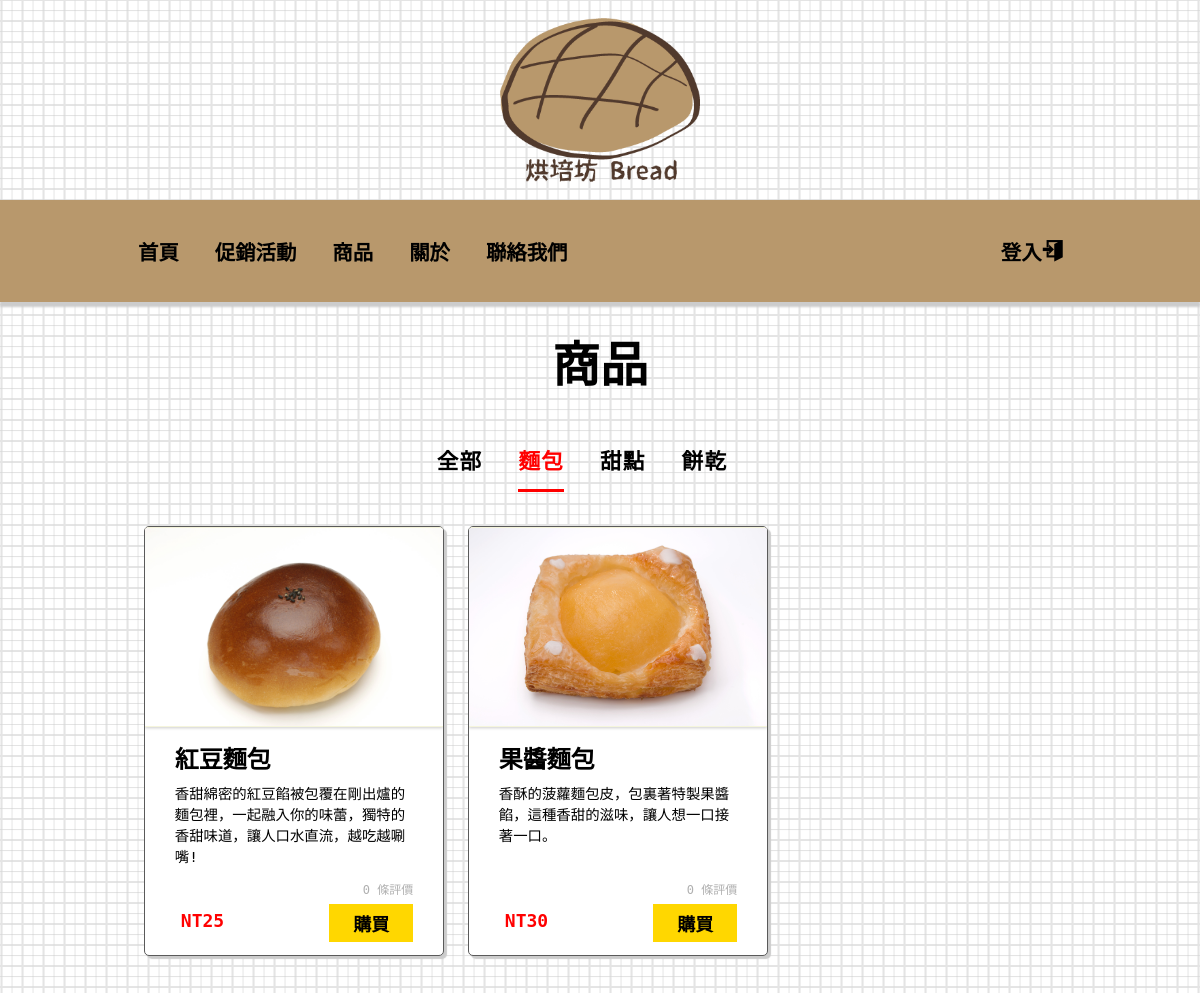
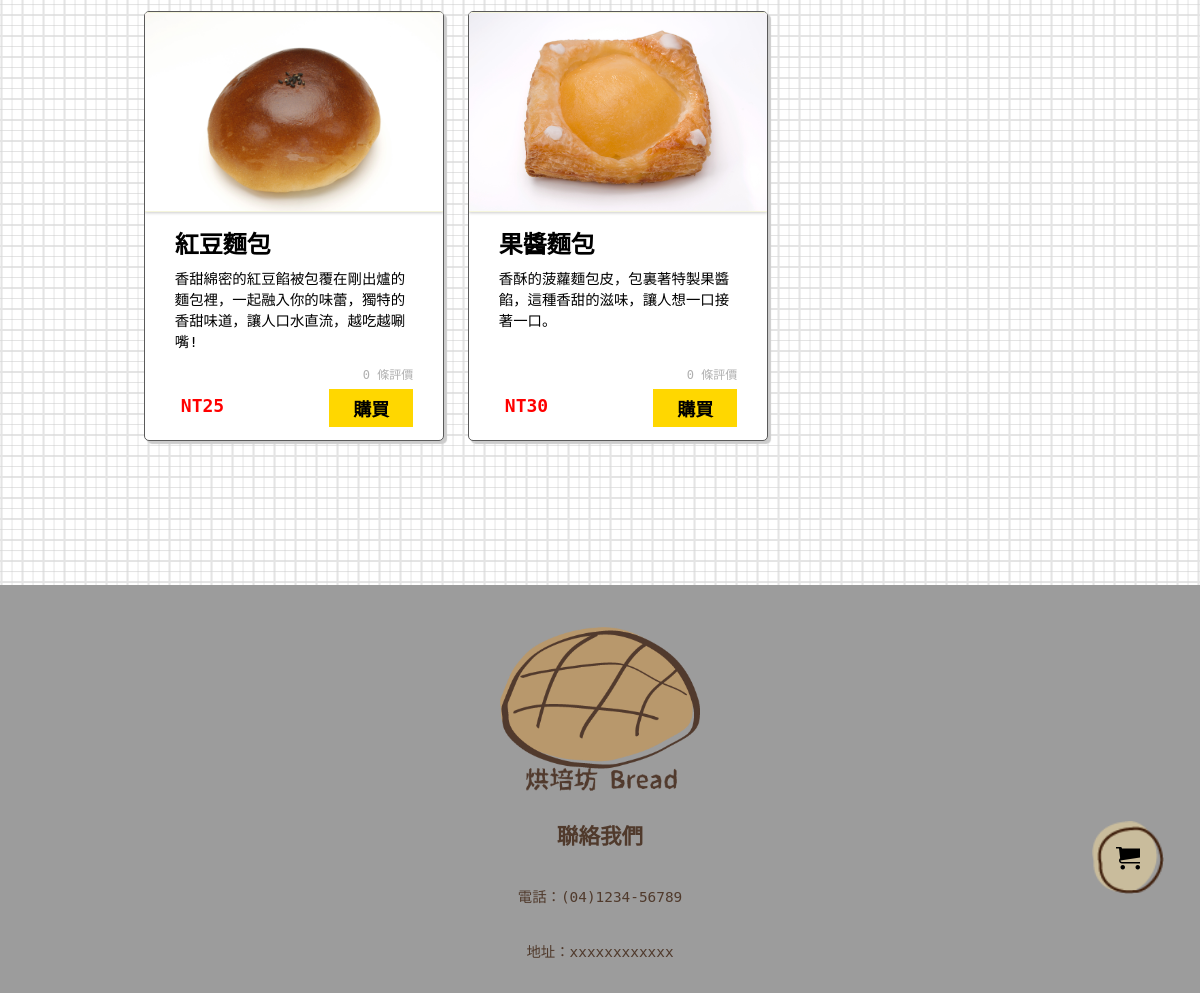
The app's page /produce?p=bread with its own data (2 pictures, top to bottom).
### tables this page shows
CREATE TABLE `produce` (
  `ID` int(11) NOT NULL,
  `pName` varchar(21) NOT NULL,
  `pDescription` varchar(500) NOT NULL,
  `pReview` int(11) NOT NULL,
  `price` int(11) NOT NULL,
  `pIMG` varchar(100) NOT NULL,
  `kindNumber` int(11) NOT NULL
);

### core/controller.php (called while the page is built, shortened)
<?php
class Controller
{
  public function view2($view, $result2 = array())
  {
    require_once "views/header.php";
    require_once "views/$view.php";
    require_once "views/footer.php";
  }
}

### controllers/produceController.php (called while the page is built)
<?php
class ProduceController extends Controller
{
  public function produce($kind = 0)
  {
    $member = $this->member("produce");
    $result = $member->items($kind);
    $this->view2("produce", $result);
  }
}

### index.php (called while the page is built, shortened)
<?php
require_once "core/controller.php";
$app = new App();

### models/produce.php (called while the page is built, shortened)
<?php
class Produce
{
  private $dbhost = "localhost";
  private $dbuser = "root";
  private $dbpass = "";
  private $dbname = "breadstore";
  public $info = array();
  public function items($kind)
  {
    $dblink = new mysqli($this->dbhost, $this->dbuser, $this->dbpass, $this->dbname);
    $dblink->query("SET NAMES 'utf8'");
    $sql = $this->search($kind);
    $result = $dblink->query($sql);
    while ($row = $result->fetch_assoc()) {
      $this->info[] = $row;
    }
    return $this->info;
  }
  private function search($kind)
  {
    if ($kind != 0) {
      $sql = <<<msg
        select *
        from `produce`
        where `kindNumber`={$kind};
        msg;
    } else {
      $sql = <<<msg
        select *
        from `produce`;
        msg;
    }
    return $sql;
  }
}

### views/produce.php (the view, shortened to what this page needs)
<!DOCTYPE html>
<html lang="en">
<head>
  <link rel="stylesheet" href="css/produce.css">
</head>
<body>
  <main>
    <h1>商品</h1>
    <nav class="itemSort">
      <ul>
        <li><a href="produce" class=<?= (!isset($_GET["p"])) ? "current" : '' ?>>全部</a></li>
        <li><a href="produce?p=bread" class=<?= (isset($_GET["p"]) && $_GET["p"] == 'bread') ? "current" : '' ?>>麵包</a></li>
        <li><a href="produce?p=cake" class=<?= (isset($_GET["p"]) && $_GET["p"] == 'cake') ? "current" : '' ?>>甜點</a></li>
        <li><a href="produce?p=cookie" class=<?= (isset($_GET["p"]) && $_GET["p"] == 'cookie') ? "current" : '' ?>>餅乾</a></li>
      </ul>
    </nav>
    <article>
      <?php for ($i = 0; $i < count($result2); $i++) : ?>
        <section>
          <a href="detail?p=<?= $result2[$i]["ID"] ?>" class="card"></a>
          <div class="linkIcon">
            <ul>
            </ul>
          </div>
          <img src="<?= $result2[$i]["pIMG"] ?>">
          <div class="content">
            <h3><?= $result2[$i]["pName"] ?></h3>
            <p><?= $result2[$i]["pDescription"] ?></p>
            <div class="appraise"><?= $result2[$i]["pReview"] ?> 條評價</div>
            <div class="info">
              <span>NT<?= $result2[$i]["price"] ?></span>
              <a href="" class="buy">購買</a>
            </div>
          </div>
        </section>
      <?php endfor ?>
    </article>
  </main>
</body>
</html>

### css/common.css (style rules this page uses)
html { font-size: 12px; }
* { padding: 0; margin: 0; box-sizing: border-box; }
body { --color1: #503a2c; --color2: #b8986c; background: url(../img/gridBG.png) top center; }
a { text-decoration: none; color: black; }
li { list-style: none; }
img { vertical-align: middle; }
main { display: flex; flex-direction: column; padding: 0 10vw; margin-top: 2rem; }

### css/produce.css (style rules this page uses)
main { align-items: center; }
h1 { font: 900 4rem "monospace", "sans-serif"; }
.itemSort, article { width: 100%; margin-top: 3.5%; }
.itemSort ul { display: flex; justify-content: center; }
.itemSort li { margin-right: 3rem; }
.itemSort ul li a { display: block; padding: 1.2rem 0; font: 600 1.8rem "monospace", "sans-serif"; letter-spacing: 0.1rem; }
.current { color: red; border-bottom: 3px solid red; }
article { display: flex; flex-wrap: wrap; width: 100%; }
.card { position: absolute; top: 0; left: 0; right: 0; bottom: 0; }
section { position: relative; top: 0; left: 0; width: 20%; min-width: 300px; height: 430px; margin: 0 0 5% 2.5%; background: #ffffff; box-shadow: 3px 3px 1px #cccccc; border: 1px solid rgb(90, 90, 90); border-radius: 5px; overflow: hidden; }
section img { width: 100%; height: 200px; background-color: beige; box-shadow: 0px 1px 3px #cccccc; object-fit: contain; }
.content { display: flex; flex-direction: column; height: 230px; padding: 1px 10%; }
h3 { margin-top: 5%; font: 900 2rem "monospace", "sans-serif"; }
p { margin-top: 3%; font: 400 1.2rem "monospace", "sans-serif"; }
.appraise { margin: auto 0 3%; text-align: right; font: 400 1rem "monospace", "sans-serif"; color: #b0b0b0; }
.info { display: flex; margin-bottom: 6%; }
span { padding: 0.5rem; font: 900 1.5rem "monospace", "sans-serif"; color: red; }
.linkIcon { position: absolute; top: 0; width: 100%; background: #cccccc7a; transform: translateY(-100%); transition: transform 0.25s ease-in-out; }
.linkIcon ul { float: right; }
.buy { padding: 0.5rem 2rem; margin-left: auto; font: 600 1.5rem "monospace", "sans-serif"; background-color: gold; }

### records on screen
produce: pIMG (picture), pName "紅豆麵包", pDescription "香甜綿密的紅豆餡被包覆在剛出爐的麵包裡，一起融入你的味蕾，獨特的香甜味道，讓人口水直流，越吃越唰嘴!", pReview "0", price "25"
produce: pIMG (picture), pName "果醬麵包", pDescription "香酥的菠蘿麵包皮，包裏著特製果醬餡，這種香甜的滋味，讓人想一口接著一口。", pReview "0", price "30"
produce: pIMG (picture), pName "紅豆麵包", pDescription "香甜綿密的紅豆餡被包覆在剛出爐的麵包裡，一起融入你的味蕾，獨特的香甜味道，讓人口水直流，越吃越唰嘴!", pReview "0", price "25"
produce: pIMG (picture), pName "果醬麵包", pDescription "香酥的菠蘿麵包皮，包裏著特製果醬餡，這種香甜的滋味，讓人想一口接著一口。", pReview "0", price "30"

### other values on screen
$isMember[0] "登入"
